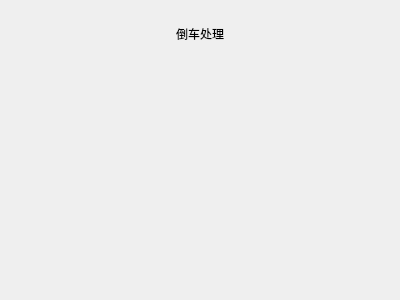
<?xml version="1.0" encoding="UTF-8"?>
<ui version="4.0">
 <class>FormEntryReverse</class>
 <widget class="QWidget" name="FormEntryReverse">
  <property name="geometry">
   <rect>
    <x>0</x>
    <y>0</y>
    <width>400</width>
    <height>300</height>
   </rect>
  </property>
  <property name="windowTitle">
   <string>Form</string>
  </property>
  <layout class="QVBoxLayout" name="verticalLayout_2">
   <item>
    <widget class="QWidget" name="widget" native="true">
     <layout class="QVBoxLayout" name="verticalLayout_3" stretch="1,8">
      <item>
       <widget class="QLabel" name="label">
        <property name="text">
         <string>倒车处理</string>
        </property>
        <property name="alignment">
         <set>Qt::AlignCenter</set>
        </property>
        <property name="className" stdset="0">
         <string>Title</string>
        </property>
       </widget>
      </item>
      <item>
       <widget class="QLabel" name="label_2">
        <property name="text">
         <string/>
        </property>
        <property name="alignment">
         <set>Qt::AlignCenter</set>
        </property>
        <property name="className" stdset="0">
         <string>ferInfo</string>
        </property>
       </widget>
      </item>
     </layout>
    </widget>
   </item>
  </layout>
 </widget>
 <resources/>
 <connections/>
</ui>
